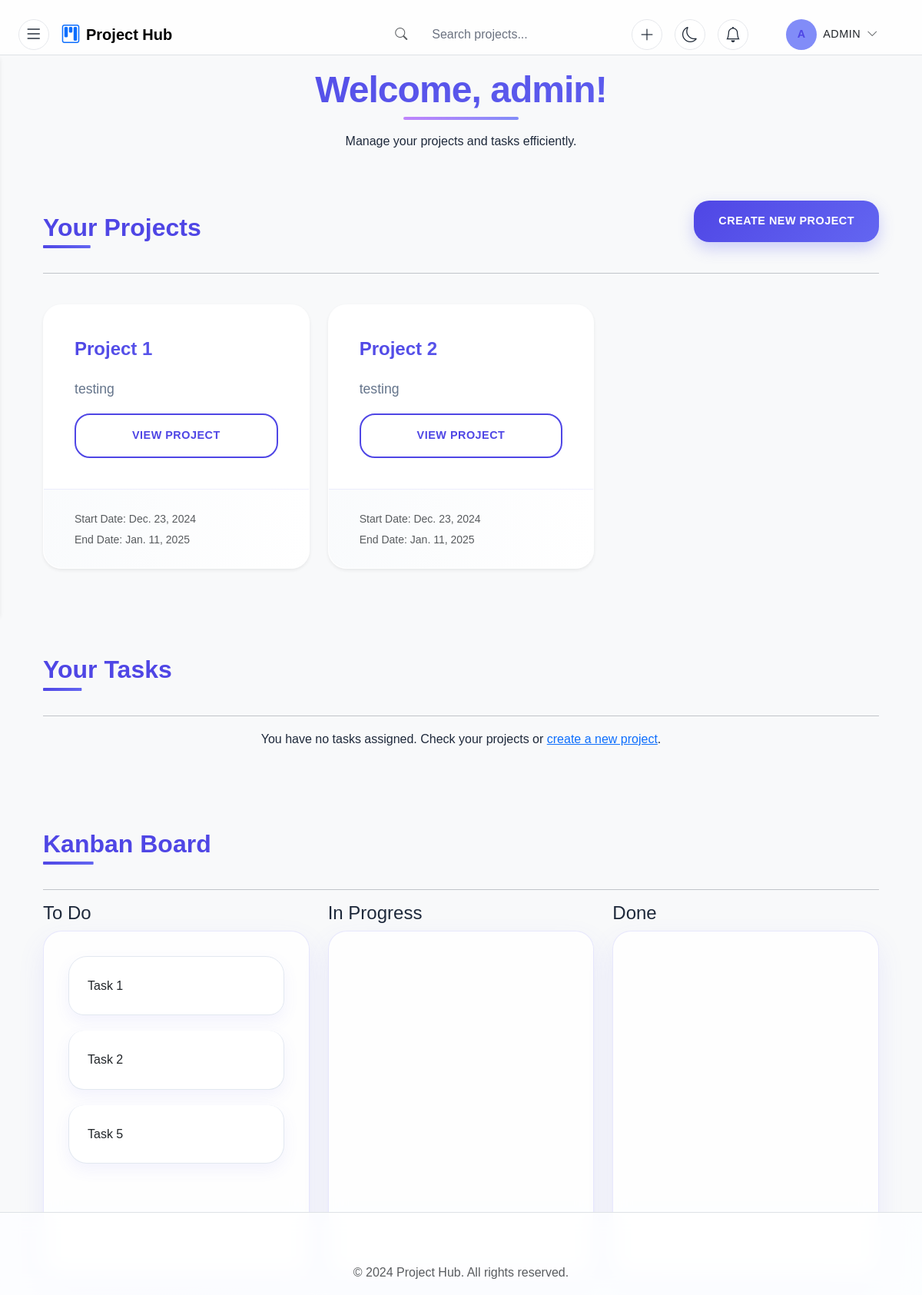
Before: /projects/ (signed in) with the older database file.
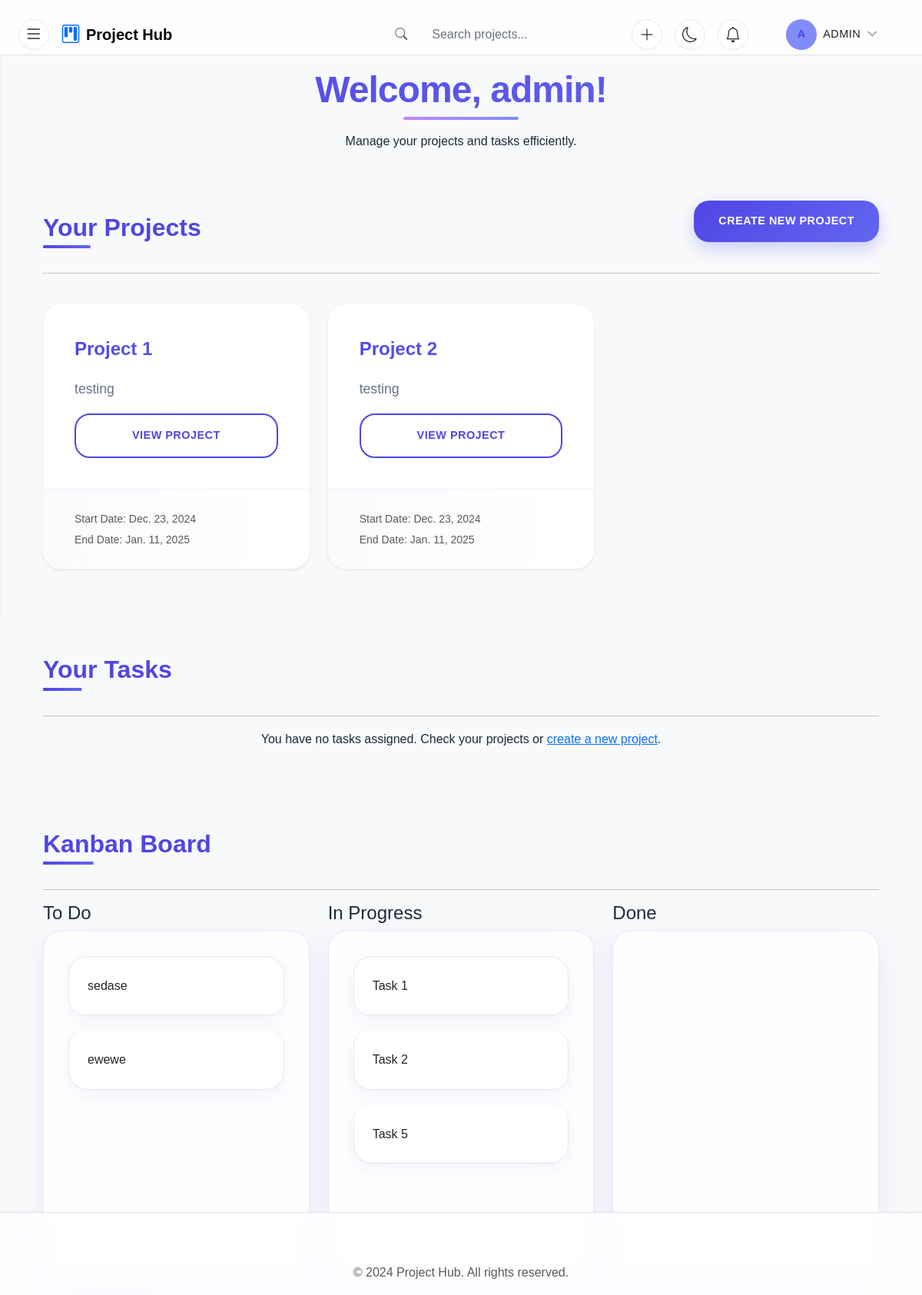
After: the same page with the newer database file.
### projects/models.py (models this page shows, shortened)
class Project(models.Model):
    team = models.ForeignKey(Team, on_delete=models.CASCADE, related_name='projects')
    name = models.CharField(max_length=200)
    description = models.TextField()
    start_date = models.DateField()
    end_date = models.DateField()
    class Meta:
        unique_together = ('name', 'team')  # Prevent duplicate project names within the same team

class Task(models.Model):
    project = models.ForeignKey(Project, on_delete=models.CASCADE, related_name='tasks')
    assigned_to = models.ForeignKey(User, on_delete=models.CASCADE, related_name='tasks')
    title = models.CharField(max_length=200)
    description = models.TextField()
    start_date = models.DateField()
    due_date = models.DateField()
    STATUS_CHOICES = [
        ('todo', 'To Do'),
        ('inprogress', 'In Progress'),
        ('done', 'Done'),
    ]
    status = models.CharField(max_length=20, choices=STATUS_CHOICES, default='todo')
    class Meta:
        unique_together = ('project', 'title')  # Prevent duplicate task titles within the same project

### projects/views.py (the view)
# urls.py: path('', views.homepage, name='homepage'),
@login_required
def homepage(request):
    try:
        team_member = TeamMember.objects.get(user=request.user)
        teams = Team.objects.filter(members=team_member)
    except TeamMember.DoesNotExist:
        teams = Team.objects.none()
    team = teams.first() if teams.exists() else None  # Use the first team or None
    projects = Project.objects.all()
    todo_tasks = Task.objects.filter(status='todo')
    inprogress_tasks = Task.objects.filter(status='inprogress')
    done_tasks = Task.objects.filter(status='done')
    unread_notifications = Notification.objects.filter(user=request.user, read=False)
    return render(request, 'projects/homepage.html', {
        'projects': projects,
        'todo_tasks': todo_tasks,
        'inprogress_tasks': inprogress_tasks,
        'done_tasks': done_tasks,
        'unread_notifications': unread_notifications,
        'team': team,
    })

### projects/templates/projects/homepage.html (shortened to what this page needs)
{% extends 'base.html' %}
{% load static %}
{% block extra_css %}
<link rel="stylesheet" href="{% static 'css/homepage.css' %}">
{% endblock %}
{% block content %}
<div class="container mt-5">
    <div class="row mb-4">
        <div class="col">
            <h2 class="text-center">Welcome, {{ user.username }}!</h2>
            <p class="text-center">Manage your projects and tasks efficiently.</p>
        </div>
    </div>
    <div class="row mb-4">
        <div class="col">
            <div class="d-flex justify-content-between align-items-center">
                <h3>Your Projects</h3>
                <a href="{% url 'project_create' %}" class="btn btn-primary">Create New Project</a>
            </div>
            <hr>
        </div>
    </div>
    <div class="row">
        {% for project in projects %}
        <div class="col-md-4 mb-4">
            <div class="card shadow-sm h-100">
                <div class="card-body d-flex flex-column">
                    <h5 class="card-title">{{ project.name }}</h5>
                    <p class="card-text flex-grow-1">{{ project.description|truncatewords:20 }}</p>
                    <a href="{% url 'project_detail' project.id %}" class="btn btn-outline-primary mt-auto">View Project</a>
                </div>
                <div class="card-footer text-muted">
                    <small>Start Date: {{ project.start_date }}</small><br>
                    <small>End Date: {{ project.end_date }}</small>
                </div>
            </div>
        </div>
        {% empty %}
        <div class="col">
            <p class="text-center">You have no projects. <a href="{% url 'project_create' %}">Create a new project</a>.</p>
        </div>
        {% endfor %}
    </div>
    <div class="row mt-5">
        <div class="col">
            <h3>Your Tasks</h3>
            <hr>
        </div>
    </div>
    <div class="row">
        {% for task in tasks %}
        <div class="col-md-6 mb-4">
            <div class="card shadow-sm h-100">
                <div class="card-body d-flex flex-column">
                    <h5 class="card-title">{{ task.title }}</h5>
                    <p class="card-text flex-grow-1">{{ task.description|truncatewords:20 }}</p>
                    <a href="{% url 'task_detail' task.project.id task.id %}" class="btn btn-outline-primary mt-auto">View Task</a>
                </div>
                <div class="card-footer text-muted">
                    <small>Due Date: {{ task.due_date }}</small>
                </div>
            </div>
        </div>
        {% empty %}
        <div class="col">
            <p class="text-center">You have no tasks assigned. Check your projects or <a href="{% url 'project_create' %}">create a new project</a>.</p>
        </div>
        {% endfor %}
    </div>
    <div class="row mt-5">
        <div class="col">
            <h3>Kanban Board</h3>
            <hr>
        </div>
    </div>
    <div class="row">
        <div class="col-md-4">
            <h4>To Do</h4>
            <ul id="todo" class="list-group">
                {% for task in todo_tasks %}
                <li class="list-group-item" data-id="{{ task.id }}">{{ task.title }}</li>
                {% endfor %}
            </ul>
        </div>
        <div class="col-md-4">
            <h4>In Progress</h4>
            <ul id="inprogress" class="list-group">
                {% for task in inprogress_tasks %}
                <li class="list-group-item" data-id="{{ task.id }}">{{ task.title }}</li>
                {% endfor %}
            </ul>
        </div>
        <div class="col-md-4">
            <h4>Done</h4>
            <ul id="done" class="list-group">
            </ul>
        </div>
    </div>
</div>
{% endblock %}

Changed rows visible on the page:
added Task: title "sedase", shown under "To Do"
added Task: title "ewewe", shown under "To Do"
changed Task "Task 1": moves from the list under "To Do" to the list under "In Progress"
changed Task "Task 2": moves from the list under "To Do" to the list under "In Progress"
changed Task "Task 5": moves from the list under "To Do" to the list under "In Progress"
